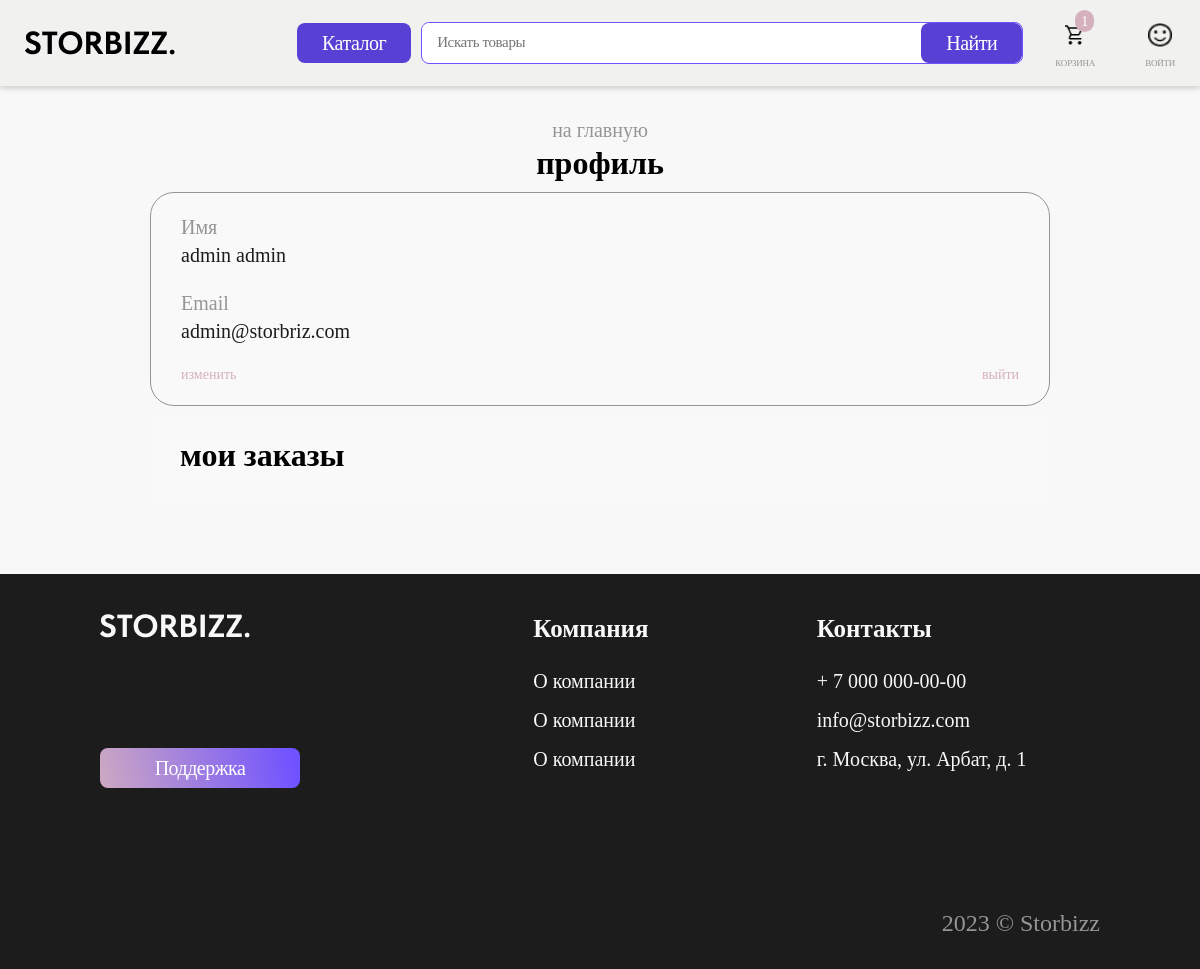
/account/1, run on an earlier commit of the app's database.
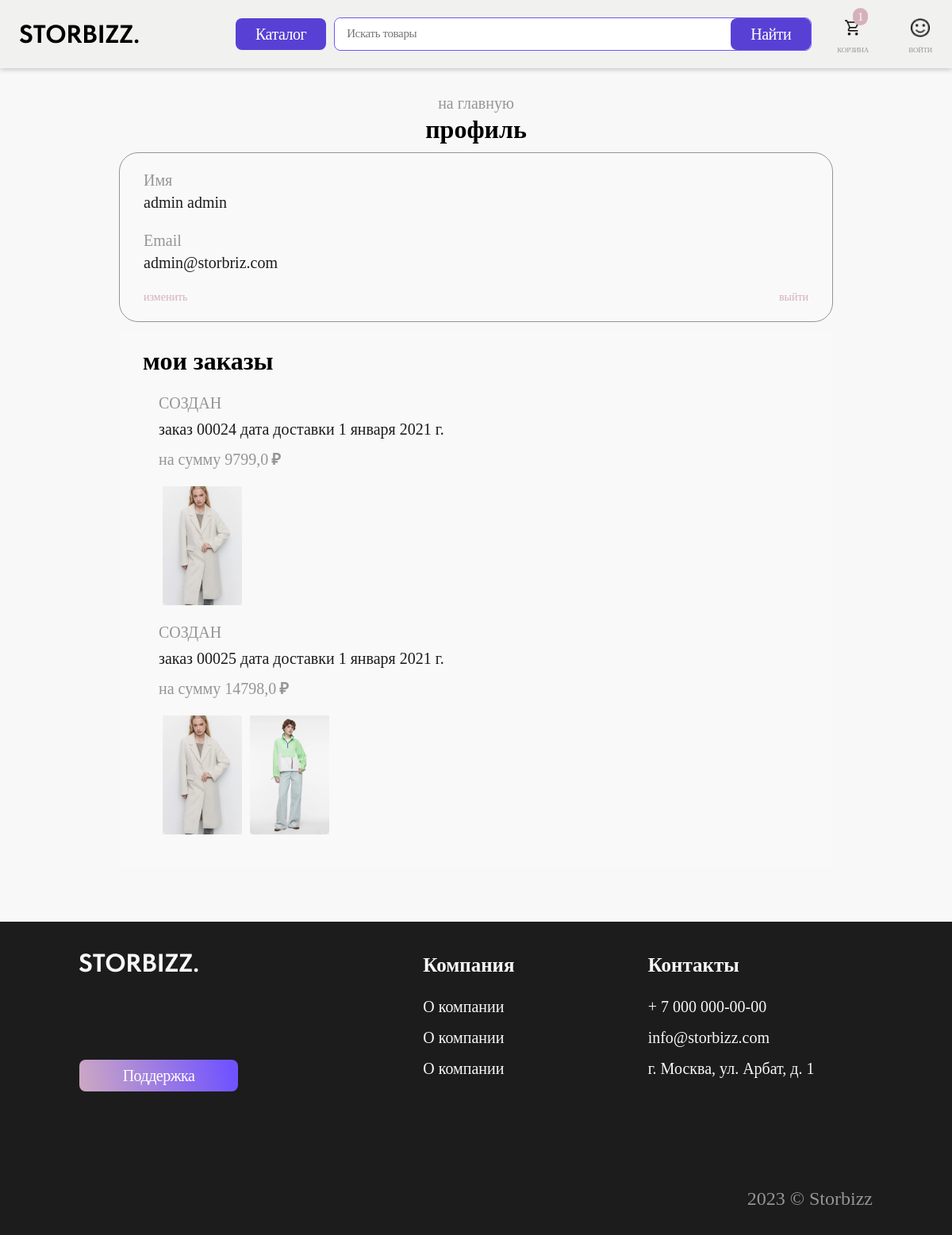
And on a later commit of the database.
### shop/models.py (models this page shows)
class Order(models.Model):
    TIME_CHOICES = (
        (1, '9:00 - 21:00'),
        (1, '9:00 - 15:00'),
        (1, '15:00 - 21:00'),
        (1, '9:00 - 13:00'),
        (1, '13:00 - 17:00'),
        (1, '17:00 - 21:00'),
    )
    DELIVERY_STATUS = (
        (0, 'Создан'),
        (1, 'Обработан'),
        (2, 'Собран'),
        (3, 'Передан в доставку'),
        (4, 'Получен')
    )
    user = models.ForeignKey(User, related_name='orders', on_delete=models.CASCADE)
    street = models.CharField(max_length=255, verbose_name='улица', null=True, blank=True)
    building = models.CharField(max_length=15, verbose_name='дом', null=True, blank=True)
    flat = models.CharField(max_length=15, verbose_name='квартира', null=True, blank=True)
    date = models.DateField(verbose_name='дата доставки', null=True, blank=True)
    time_period = models.IntegerField(verbose_name='интервал доставки', null=True, blank=True, choices=TIME_CHOICES)
    total = models.FloatField(verbose_name='сумма', null=True, blank=True, default='1000')
    status = models.IntegerField(verbose_name='статус заказа', default=0, choices=DELIVERY_STATUS)
    goods = models.ManyToManyField(Good, through='OrderGood', blank=True)

class Good(models.Model):
    TYPE_CHOICES = (
        (0, 'Бомберы'),
        (1, 'Ветровки'),
        (2, 'Джинсовые куртки'),
        (3, 'Кожаные куртки'),
        (4, 'Куртки рубашки'),
        (5, 'Пальто'),
        (6, 'Пуховики'),
        (7, 'Тренчи'),
        (8, 'Куртки'),
        (9, 'Водолазки'),
        (10, 'Джемперы'),
        (11, 'Кардиганы'),
        (12, 'Свитеры'),
        (13, 'Джинсы'),
        (14, 'Платья'),
        (15, 'Футболки'),
        (16, 'Худи'),
        (17, 'Брюки'),
        (18, 'Блузы'),
        (19, 'Юбки'),
        (20, 'Пиджаки'),
        (21, 'Шорты'),
        (22, 'Топы и майки'),
        (23, 'Нижнее белье'),
        (24, 'Спортивная одежда'),
        (25, 'Одежда для дома'),
        (26, 'Обувь'),
        (27, 'Аксессуары'),
        (28, 'Жакеты'),
        (29, 'Поло'),
        (30, 'Лонгсливы'),
        (31, 'Толстовки'),
        (32, 'Свитшоты'),
        (33, 'Рубашки'),
    )
    GENDER_CHOICES = (
        (0, 'Мужское'),
        (1, 'Женское'),
        (2, 'Детское'),
    )
    name = models.CharField(max_length=255, verbose_name='наименование', null=True, blank=True)
    image_1 = models.ImageField(upload_to='img/', null=True, blank=True, verbose_name='изображение 1')
    image_2 = models.ImageField(upload_to='img/', null=True, blank=True, verbose_name='изображение 2')
    image_3 = models.ImageField(upload_to='img/', null=True, blank=True, verbose_name='изображение 3')
    image_4 = models.ImageField(upload_to='img/', null=True, blank=True, verbose_name='изображение 4')
    is_new = models.BooleanField(default=False, verbose_name='новинка')
    is_popular = models.BooleanField(default=False, verbose_name='популярный товар')
    price = models.FloatField(verbose_name='цена', null=True, blank=True)
    type = models.IntegerField(verbose_name='тип', null=True, blank=True, choices=TYPE_CHOICES)
    gender = models.IntegerField(verbose_name='пол', null=True, blank=True, choices=GENDER_CHOICES)
    description = models.TextField(verbose_name='описание', null=True, blank=True)
    color = models.CharField(max_length=20, verbose_name='цвет', null=True, blank=True)
    color_code = models.IntegerField(verbose_name='код цвета', null=True, blank=True)
    article = models.CharField(max_length=20, verbose_name='артикул', null=True, blank=True)
    material = models.TextField(verbose_name='состав', null=True, blank=True)
    recommendation = models.TextField(verbose_name='рекомендации', null=True, blank=True)
    carts = models.ManyToManyField('Cart', through='CartGood')
    orders = models.ManyToManyField('Order', through='OrderGood')

### shop/views.py (the view)
# urls.py: path('account/<int:pk>', UserDetailView.as_view(), name='account'),
class UserDetailView(DetailView):
    model = User
    template_name = 'src/personal-account.html'
    context_object_name = 'user'

### templates/src/personal-account.html (shortened to what this page needs)
{% extends './main.html' %}
{% load static %}
{% block content %}
      <main class="content">
    <div class="personal-account">
       <div class="personal-account__container container">
               <a href="home.html" class="personal-account__title title-grey">на главную</a>
               <div class="personal-account__title title">профиль</div>
         <div class="personal-account__profile">
               <div class="personal-account__content">
                  <div class="personal-account__item item-account">
                     <div class="item-account__title">Имя</div>
                     <div class="item-account__information">{{ user.first_name }} {{ user.last_name }}</div>
                  </div>
                  <div class="personal-account__item item-account">
                     <div class="item-account__title">Email</div>
                     <div class="item-account__information">{{ user.email }}</div>
                  </div>
                  <div class="personal-account__buttons">
                     <a href="{% url 'update' user.id %}"
                        class="personal-account__button ">изменить</a>
                     <form method="post" action="{% url 'logout' %}">
                        <button type="submit" class="personal-account__button   ">выйти</button>
                     </form>
                  </div>
               </div>
         </div>
           <div class="personal-account__order">
                  <div class="personal-account__title title">мои заказы</div>
               {% if not user.orders %}
               Заказов пока нет
               {% else %}
                    {% for order in user.orders.all %}
                  <div class="personal-account__orders orders-account">
                     <div class="orders-account__content">
                        <div class="orders-account__status">{{ order.get_status_display }}</div>
                        <div class="orders-account__name">
                           <div class="orders-account__text">заказ</div>
                           <div class="orders-account__number">{{ order.id|stringformat:"05d" }}</div>
                           <div class="orders-account__text">дата доставки</div>
                           <div class="orders-account__date">{{ order.date }}</div>
                        </div>
                        <div class="orders-account__price">
                           <div class="orders-account__price-text">на сумму</div>
                           <div class="orders-account__price-count rub">{{ order.total }}</div>
                        </div>
                        <div class="orders-account__products">
                            {% for good in order.goods.all %}
                           <div class="orders-account__product">
                              <div class="orders-account__image ibg">
                                 <img src="{{ good.image_1.url }}" alt="#">
                              </div>
                           </div>
                            {% endfor %}
                        </div>
                     </div>
                  </div>
               {% endfor %}
               {% endif %}
               </div>
       </div>
    </div>
      </main>
{% endblock content %}

What changed in the data, as far as the page shows it:
added Order: status "СОЗДАН", id "00024", date "1 января 2021 г.", total "9799,0"
now on this page (row unchanged): Good: image_1 (picture)
added Order: status "СОЗДАН", id "00025", date "1 января 2021 г.", total "14798,0"
now on this page (row unchanged): Good: image_1 (picture), shown under "СОЗДАН"
